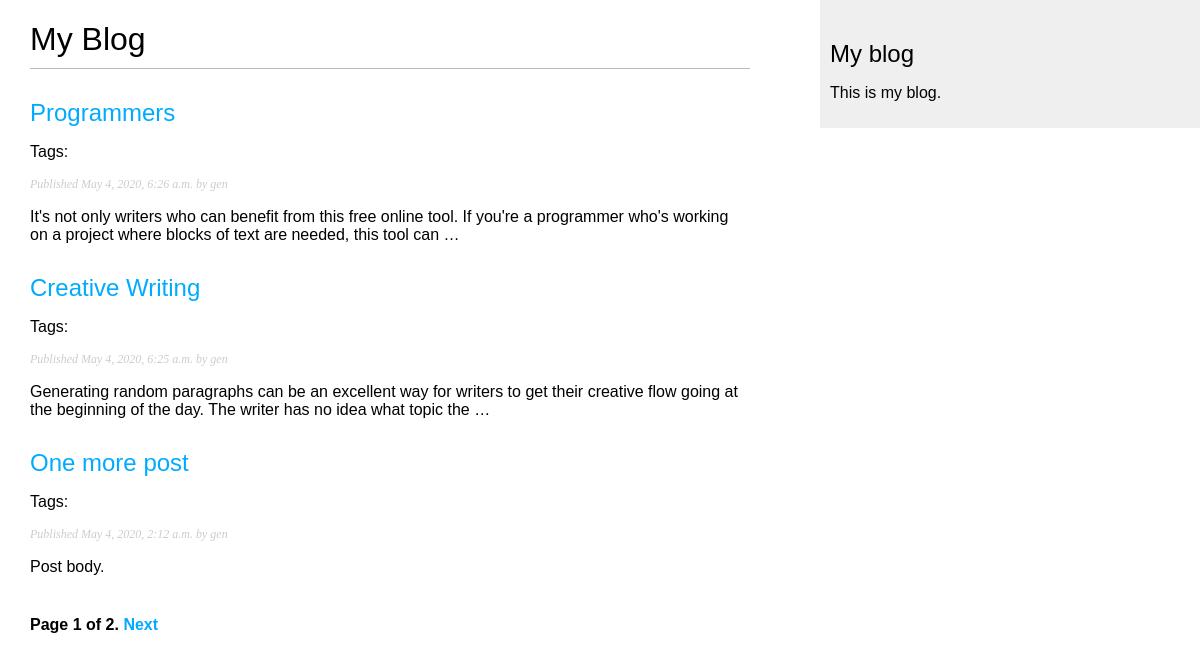
Screenshot of /blog/ with the database file from the repository.
### blog/models.py (models this page shows, shortened)
class Post(models.Model):
    STATUS_CHOICES = (
        ('draft', 'Draft'),
        ('published', 'Published'),
    )
    title = models.CharField(max_length=250)
    slug = models.SlugField(max_length=250,
                            unique_for_date='publish')
    author = models.ForeignKey(User,
                              on_delete=models.CASCADE,
                              related_name='blog_posts')
    body = models.TextField()
    publish = models.DateTimeField(default=timezone.now)
    created = models.DateTimeField(auto_now_add=True)
    updated = models.DateTimeField(auto_now=True)
    status = models.CharField(max_length=10,
                              choices=STATUS_CHOICES,
                              default='draft')
    objects = models.Manager() # The default manager.
    published = PublishedManager() # Our custom manager.
    tags = TaggableManager()
    class Meta:
        ordering = ('-publish',)
    def get_absolute_url(self):
        return reverse('blog:post_detail',
                       args=[self.publish.year,
                             self.publish.month,
                             self.publish.day, self.slug])

### blog/views.py (the view)
# urls.py: path('', post_list, name='post_list'),
def post_list(request, tag_slug=None):
    object_list = Post.published.all()
    tag = None
    if tag_slug:
        tag = get_object_or_404(Tag, slug=tag_slug)
        object_list = object_list.filter(tags__in=[tag])
    paginator = Paginator(object_list, 3) # 3 posts in each page
    page = request.GET.get('page')
    try:
        posts = paginator.page(page)
    except PageNotAnInteger:
        posts = paginator.page(1)
    except EmptyPage:
        posts = paginator.page(paginator.num_pages)
    return render(request,
                 'blog/post/list.html',
                 {'page': page,
                 'posts': posts,
                 'tag': tag})

### blog/models.py (called while the page is built)
    def get_queryset(self):
        return super(PublishedManager,
                     self).get_queryset()\
                          .filter(status='published')

### blog/templates/blog/post/list.html (shortened to what this page needs)
{% extends "blog/base.html" %}
{% block content %}
  <h1>My Blog</h1>
  {% for post in posts %}
    <h2>
      <a href="{{ post.get_absolute_url }}">
        {{ post.title }}
      </a>
    </h2>
    <p class="tags">
  Tags:
</p>
    <p class="date">
      Published {{ post.publish }} by {{ post.author }}
    </p>
    {{ post.body|truncatewords:30|linebreaks }}
  {% endfor %}
  {% include "pagination.html" with page=posts %}
{% endblock %}

### blog/templates/blog/base.html (shortened to what this page needs)
{% load static %}
<!DOCTYPE html>
<html>
<head>
  <link href="{% static "css/blog.css" %}" rel="stylesheet">
</head>
<body>
  <div id="content">
    {% block content %}
    {% endblock %}
  </div>
  <div id="sidebar">
    <h2>My blog</h2>
    <p>This is my blog.</p>
  </div>
</body>
</html>

### blog/templates/pagination.html (shortened to what this page needs)
<div class="pagination">
  <span class="step-links">
    <span class="current">
      Page {{ page.number }} of {{ page.paginator.num_pages }}.
    </span>
    {% if page.has_next %}
      <a href="?page={{ page.next_page_number }}">Next</a>
    {% endif %}
  </span>
</div>

### blog/static/css/blog.css (style rules this page uses)
body { margin:0; padding:0; font-family:helvetica, sans-serif; }
a { color:#00abff; text-decoration:none; }
h1 { font-weight:normal; border-bottom:1px solid #bbb; padding:0 0 10px 0; }
h2 { font-weight:normal; margin:30px 0 0; }
#content { float:left; width:60%; padding:0 0 0 30px; }
#sidebar { float:right; width:30%; padding:10px; background:#efefef; height:100%; }
p.date { color:#ccc; font-family: georgia, serif; font-size: 12px; font-style: italic; }
.pagination { margin:40px 0; font-weight:bold; }

### rows the page displays
Post: title "Programmers", publish "May 4, 2020, 6:26 a.m.", author "gen", body "It's not only writers who can benefit from this free online tool. If you're a programmer who's working on a project where blocks of text are needed, this tool can …"
Post: title "Creative Writing", publish "May 4, 2020, 6:25 a.m.", author "gen", body "Generating random paragraphs can be an excellent way for writers to get their creative flow going at the beginning of the day. The writer has no idea what topic the …"
Post: title "One more post", publish "May 4, 2020, 2:12 a.m.", author "gen", body "Post body."

### other values shown
{{ page.number }} "1"
{{ page.paginator.num_pages }} "2"
